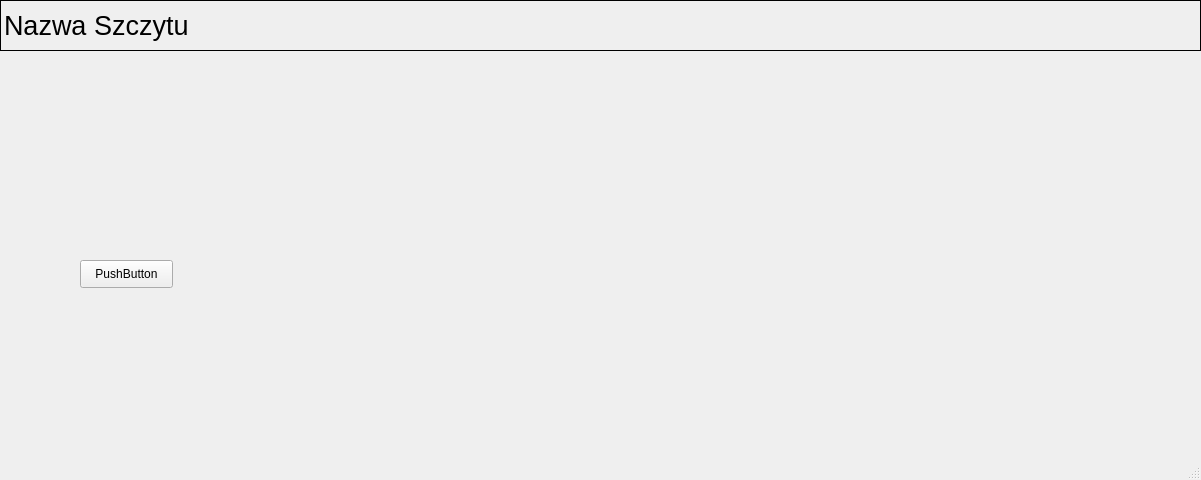
<?xml version="1.0" encoding="UTF-8"?>
<ui version="4.0">
 <class>szczyt</class>
 <widget class="QMainWindow" name="szczyt">
  <property name="geometry">
   <rect>
    <x>0</x>
    <y>0</y>
    <width>1201</width>
    <height>480</height>
   </rect>
  </property>
  <property name="windowTitle">
   <string>SkiSky</string>
  </property>
  <widget class="QWidget" name="centralwidget">
   <widget class="QLabel" name="blank_bar">
    <property name="geometry">
     <rect>
      <x>0</x>
      <y>0</y>
      <width>1201</width>
      <height>51</height>
     </rect>
    </property>
    <property name="frameShape">
     <enum>QFrame::Box</enum>
    </property>
    <property name="text">
     <string/>
    </property>
   </widget>
   <widget class="QLabel" name="label">
    <property name="geometry">
     <rect>
      <x>4</x>
      <y>-5</y>
      <width>321</width>
      <height>61</height>
     </rect>
    </property>
    <property name="font">
     <font>
      <pointsize>20</pointsize>
     </font>
    </property>
    <property name="text">
     <string>Nazwa Szczytu</string>
    </property>
   </widget>
   <widget class="QPushButton" name="pushButton">
    <property name="geometry">
     <rect>
      <x>80</x>
      <y>260</y>
      <width>93</width>
      <height>28</height>
     </rect>
    </property>
    <property name="text">
     <string>PushButton</string>
    </property>
   </widget>
  </widget>
  <widget class="QStatusBar" name="statusbar"/>
 </widget>
 <resources/>
 <connections/>
</ui>
